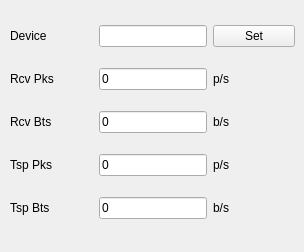
<?xml version="1.0" encoding="UTF-8"?>
<ui version="4.0">
 <class>Shinukamis</class>
 <widget class="QWidget" name="Shinukamis">
  <property name="enabled">
   <bool>true</bool>
  </property>
  <property name="geometry">
   <rect>
    <x>0</x>
    <y>0</y>
    <width>304</width>
    <height>252</height>
   </rect>
  </property>
  <property name="windowTitle">
   <string>Shinukami's  NetWatch</string>
  </property>
  <property name="windowIcon">
   <iconset>
    <normaloff>Study/Python-study/Tkinter/3/Black18.jpg</normaloff>Study/Python-study/Tkinter/3/Black18.jpg</iconset>
  </property>
  <property name="statusTip">
   <string/>
  </property>
  <widget class="QWidget" name="gridLayoutWidget">
   <property name="geometry">
    <rect>
     <x>10</x>
     <y>10</y>
     <width>285</width>
     <height>228</height>
    </rect>
   </property>
   <layout class="QGridLayout" name="gridLayout">
    <item row="4" column="2">
     <widget class="QLabel" name="label_5">
      <property name="text">
       <string>p/s</string>
      </property>
     </widget>
    </item>
    <item row="0" column="2">
     <widget class="QPushButton" name="pushButton">
      <property name="text">
       <string>Set</string>
      </property>
     </widget>
    </item>
    <item row="3" column="1">
     <widget class="QLineEdit" name="lineEdit_3">
      <property name="sizePolicy">
       <sizepolicy hsizetype="Minimum" vsizetype="Fixed">
        <horstretch>0</horstretch>
        <verstretch>0</verstretch>
       </sizepolicy>
      </property>
      <property name="focusPolicy">
       <enum>Qt::NoFocus</enum>
      </property>
      <property name="text">
       <string>0</string>
      </property>
      <property name="readOnly">
       <bool>true</bool>
      </property>
     </widget>
    </item>
    <item row="6" column="0">
     <widget class="QLabel" name="label_8">
      <property name="text">
       <string>Tsp Bts</string>
      </property>
     </widget>
    </item>
    <item row="0" column="1">
     <widget class="QLineEdit" name="lineEdit">
      <property name="sizePolicy">
       <sizepolicy hsizetype="Minimum" vsizetype="Fixed">
        <horstretch>0</horstretch>
        <verstretch>0</verstretch>
       </sizepolicy>
      </property>
      <property name="focusPolicy">
       <enum>Qt::ClickFocus</enum>
      </property>
     </widget>
    </item>
    <item row="3" column="2">
     <widget class="QLabel" name="label_6">
      <property name="text">
       <string>b/s</string>
      </property>
     </widget>
    </item>
    <item row="1" column="0">
     <widget class="QLabel" name="label_2">
      <property name="text">
       <string>Rcv Pks</string>
      </property>
     </widget>
    </item>
    <item row="3" column="0">
     <widget class="QLabel" name="label_3">
      <property name="text">
       <string>Rcv Bts</string>
      </property>
     </widget>
    </item>
    <item row="4" column="0">
     <widget class="QLabel" name="label_4">
      <property name="text">
       <string>Tsp Pks</string>
      </property>
     </widget>
    </item>
    <item row="1" column="2">
     <widget class="QLabel" name="label_7">
      <property name="text">
       <string>p/s</string>
      </property>
     </widget>
    </item>
    <item row="4" column="1">
     <widget class="QLineEdit" name="lineEdit_4">
      <property name="sizePolicy">
       <sizepolicy hsizetype="Minimum" vsizetype="Fixed">
        <horstretch>0</horstretch>
        <verstretch>0</verstretch>
       </sizepolicy>
      </property>
      <property name="focusPolicy">
       <enum>Qt::NoFocus</enum>
      </property>
      <property name="text">
       <string>0</string>
      </property>
      <property name="readOnly">
       <bool>true</bool>
      </property>
     </widget>
    </item>
    <item row="1" column="1">
     <widget class="QLineEdit" name="lineEdit_2">
      <property name="sizePolicy">
       <sizepolicy hsizetype="Minimum" vsizetype="Fixed">
        <horstretch>0</horstretch>
        <verstretch>0</verstretch>
       </sizepolicy>
      </property>
      <property name="focusPolicy">
       <enum>Qt::NoFocus</enum>
      </property>
      <property name="text">
       <string>0</string>
      </property>
      <property name="readOnly">
       <bool>true</bool>
      </property>
     </widget>
    </item>
    <item row="6" column="1">
     <widget class="QLineEdit" name="lineEdit_5">
      <property name="sizePolicy">
       <sizepolicy hsizetype="Minimum" vsizetype="Fixed">
        <horstretch>0</horstretch>
        <verstretch>0</verstretch>
       </sizepolicy>
      </property>
      <property name="focusPolicy">
       <enum>Qt::NoFocus</enum>
      </property>
      <property name="text">
       <string>0</string>
      </property>
      <property name="readOnly">
       <bool>true</bool>
      </property>
     </widget>
    </item>
    <item row="6" column="2">
     <widget class="QLabel" name="label_9">
      <property name="text">
       <string>b/s</string>
      </property>
     </widget>
    </item>
    <item row="0" column="0">
     <widget class="QLabel" name="label">
      <property name="text">
       <string>Device</string>
      </property>
     </widget>
    </item>
   </layout>
  </widget>
 </widget>
 <resources/>
 <connections/>
</ui>
